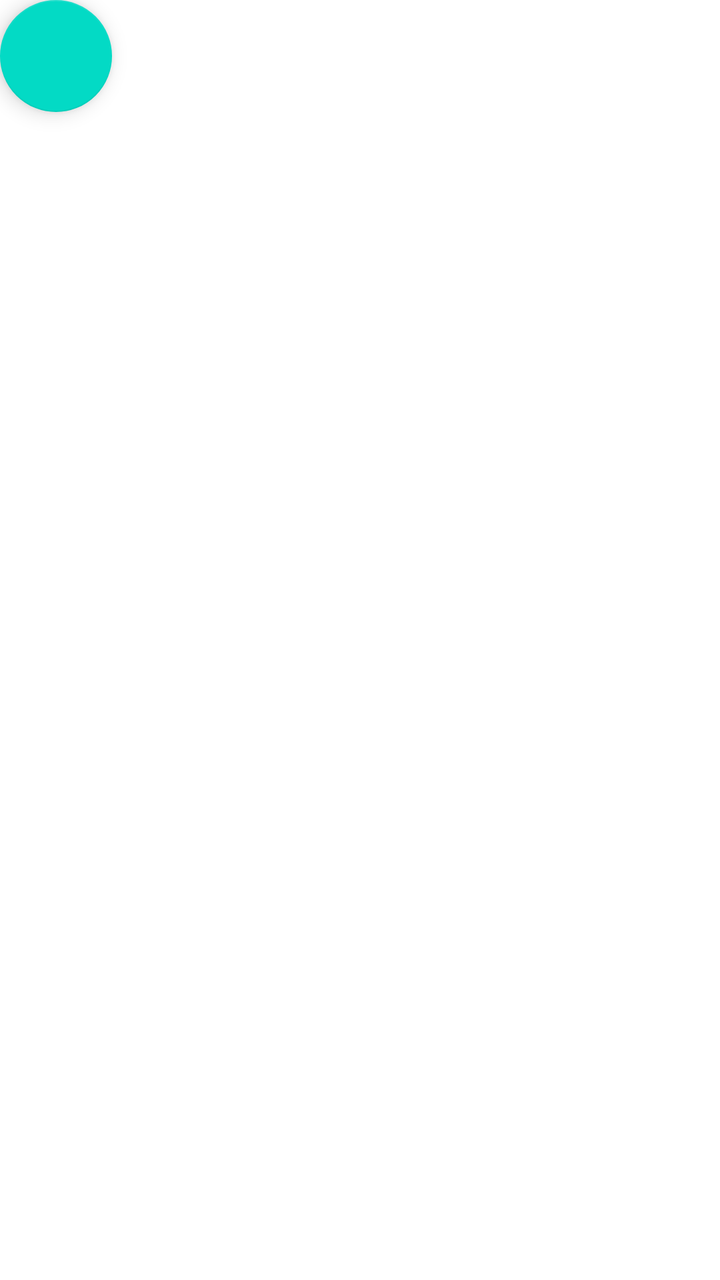
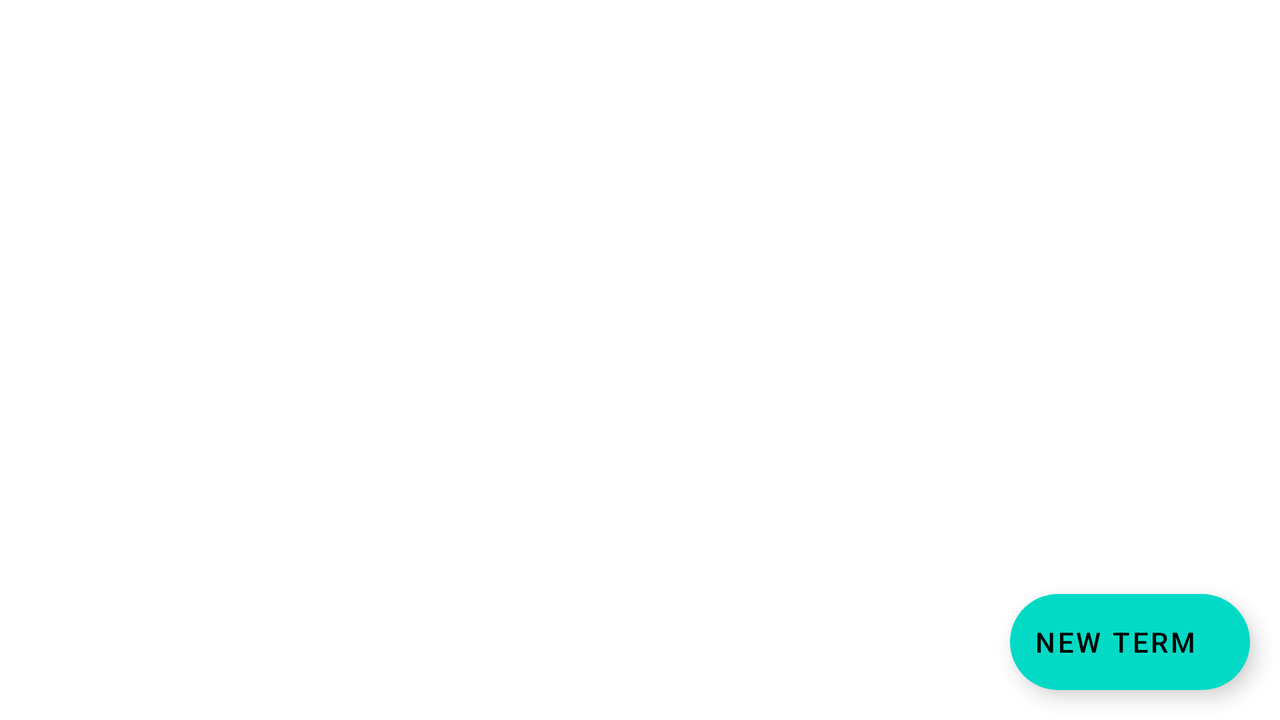

One screen, two layout resources from the same app: the default and the repository's alternative for another configuration. Each is rendered where Android would select it; the XML of both is given below.
<!-- AndroidManifest.xml: application theme AppTheme -->
<!-- res/layout/activity_term_list.xml -->
<?xml version="1.0" encoding="utf-8"?>
<androidx.constraintlayout.widget.ConstraintLayout xmlns:android="http://schemas.android.com/apk/res/android"
    xmlns:app="http://schemas.android.com/apk/res-auto"
    xmlns:tools="http://schemas.android.com/tools"
    android:id="@+id/linearLayout"
    android:layout_width="match_parent"
    android:layout_height="match_parent">

    <androidx.constraintlayout.widget.ConstraintLayout
        android:id="@+id/constraintLayout"
        android:layout_width="0dp"
        android:layout_height="0dp"
        app:layout_constraintBottom_toBottomOf="parent"
        app:layout_constraintEnd_toStartOf="@+id/floatingActionButton"
        app:layout_constraintStart_toStartOf="parent"
        app:layout_constraintTop_toTopOf="parent">

    </androidx.constraintlayout.widget.ConstraintLayout>

    <com.google.android.material.floatingactionbutton.FloatingActionButton
        android:id="@+id/floatingActionButton"
        android:layout_width="153dp"
        android:layout_height="56dp"
        android:clickable="true"
        app:srcCompat="@drawable/baseline_add_24"
        tools:layout_editor_absoluteX="336dp"
        tools:layout_editor_absoluteY="656dp" />

</androidx.constraintlayout.widget.ConstraintLayout>
<!-- resources referenced by this layout -->
<resources>

</resources>
<!-- res/layout-land/activity_term_list.xml (the repository's variant of the layout above) -->
<!-- drawn on the phone turned sideways -->
<?xml version="1.0" encoding="utf-8"?>
<androidx.constraintlayout.widget.ConstraintLayout xmlns:android="http://schemas.android.com/apk/res/android"
    xmlns:app="http://schemas.android.com/apk/res-auto"
    xmlns:tools="http://schemas.android.com/tools"
    android:layout_width="match_parent"
    android:layout_height="match_parent"
    tools:context=".activities.TermList">

    <androidx.recyclerview.widget.RecyclerView
        android:id="@+id/recyclerView_courseList"
        android:layout_width="0dp"
        android:layout_height="0dp"
        app:layout_constraintBottom_toBottomOf="parent"
        app:layout_constraintEnd_toEndOf="parent"
        app:layout_constraintStart_toStartOf="parent"
        app:layout_constraintTop_toTopOf="parent" />

    <com.google.android.material.floatingactionbutton.ExtendedFloatingActionButton
        android:id="@+id/button_addTerm"
        android:layout_width="wrap_content"
        android:layout_height="wrap_content"
        android:layout_marginEnd="15dp"
        android:layout_marginBottom="15dp"
        android:clickable="true"
        android:contentDescription="@string/add_term_word"
        android:text="@string/new_term"
        app:icon="@drawable/baseline_add_24"
        app:layout_constraintBottom_toBottomOf="parent"
        app:layout_constraintEnd_toEndOf="parent"
        app:layout_constraintHorizontal_bias="1.0"
        app:layout_constraintStart_toStartOf="parent" />
</androidx.constraintlayout.widget.ConstraintLayout>
<!-- resources referenced by the variant -->
<!-- as the phone turned sideways resolves them -->
<resources>
  <string name="add_term_word">Add a new Term</string>
  <string name="new_term">New Term</string>
</resources>
